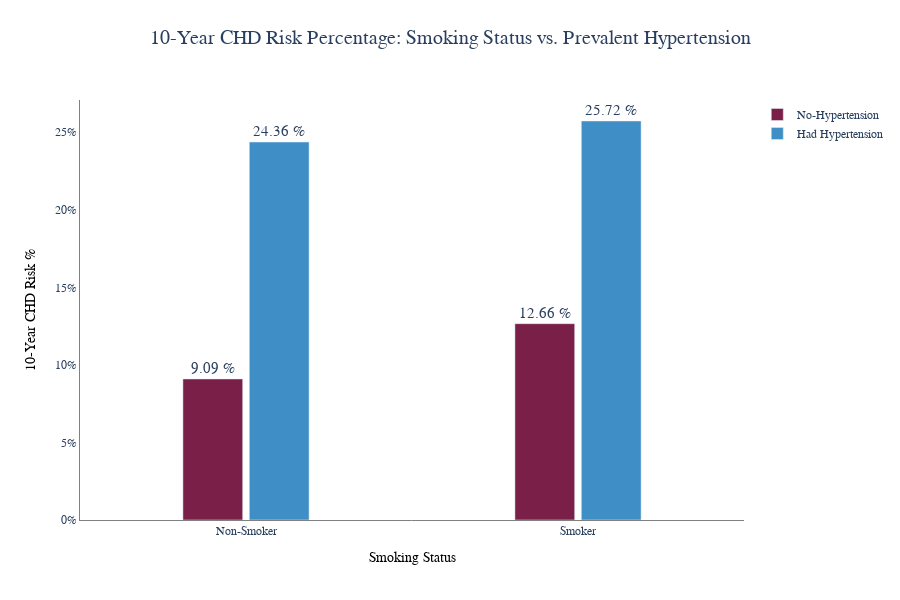

The cell this chart's notebook holds for it:
### Code cell
bar_chart(
    grouped_chd_hyper_smoke,
    "currentSmoker",
    "per",
    txt = "annotation_per",
    labls = {'currentSmoker': 'Current Smoker', 'prevalentHyp': 'Prevalent Hypertension', 'per': 'CHD Risk', "annotation_per": "False"},
    hover={"annotation_per":False},
    colors =['#7a2048','#408ec6'] ,
    height=600,
    width=900,
    ttle="10-Year CHD Risk Percentage: Smoking Status vs. Prevalent Hypertension",
    xtitle="Smoking Status" ,
    ytitle="10-Year CHD Risk %" ,
    colour='prevalentHyp', 
    bg=0.6, 
    bgg=0.1,
    yscale = False,
    yscale_percentage=True
)

### Figure 1 — Plotly figure (JSON) as saved in the notebook; plotly's stock layout.template omitted (floating-point values rounded to 4 significant figures)
{"data": [{"alignmentgroup": "True", "customdata": [["9.09 %"], ["12.66 %"]], "hovertemplate": "Prevalent Hypertension=No-Hypertension<br>Current Smoker=%{x}<br>CHD Risk=%{y}<extra></extra>", "legendgroup": "No-Hypertension", "marker": {"color": "#7a2048", "pattern": {"shape": ""}}, "name": "No-Hypertension", "offsetgroup": "No-Hypertension", "orientation": "v", "showlegend": true, "text": ["9.09 %", "12.66 %"], "textfont": {"size": 15}, "textposition": "outside", "type": "bar", "x": ["Non-Smoker", "Smoker"], "xaxis": "x", "y": [0.09091, 0.1266], "yaxis": "y"}, {"alignmentgroup": "True", "customdata": [["24.36 %"], ["25.72 %"]], "hovertemplate": "Prevalent Hypertension=Had Hypertension<br>Current Smoker=%{x}<br>CHD Risk=%{y}<extra></extra>", "legendgroup": "Had Hypertension", "marker": {"color": "#408ec6", "pattern": {"shape": ""}}, "name": "Had Hypertension", "offsetgroup": "Had Hypertension", "orientation": "v", "showlegend": true, "text": ["24.36 %", "25.72 %"], "textfont": {"size": 15}, "textposition": "outside", "type": "bar", "x": ["Non-Smoker", "Smoker"], "xaxis": "x", "y": [0.2436, 0.2572], "yaxis": "y"}], "layout": {"bargap": 0.6, "bargroupgap": 0.1, "barmode": "group", "font": {"family": "Arial", "size": 14}, "height": 600, "legend": {"font": {"size": 12}, "title": {}, "tracegroupgap": 0}, "plot_bgcolor": "white", "title": {"font": {"size": 20}, "text": "10-Year CHD Risk Percentage: Smoking Status vs. Prevalent Hypertension", "x": 0.5, "xanchor": "center", "y": 0.95, "yanchor": "top"}, "width": 900, "xaxis": {"anchor": "y", "autorange": true, "domain": [0, 1], "gridcolor": "lightgray", "linecolor": "gray", "range": [-0.5, 1.5], "showgrid": false, "showline": true, "tickfont": {"size": 12}, "title": {"font": {"color": "black", "size": 14}, "text": "Smoking Status"}, "type": "category", "zeroline": true}, "yaxis": {"anchor": "x", "autorange": true, "domain": [0, 1], "linecolor": "gray", "range": [0, 0.2707], "showgrid": true, "showline": true, "tickfont": {"size": 12}, "tickformat": ".0%", "title": {"font": {"color": "black", "size": 14}, "text": "10-Year CHD Risk %"}, "type": "linear", "zeroline": true}}}
